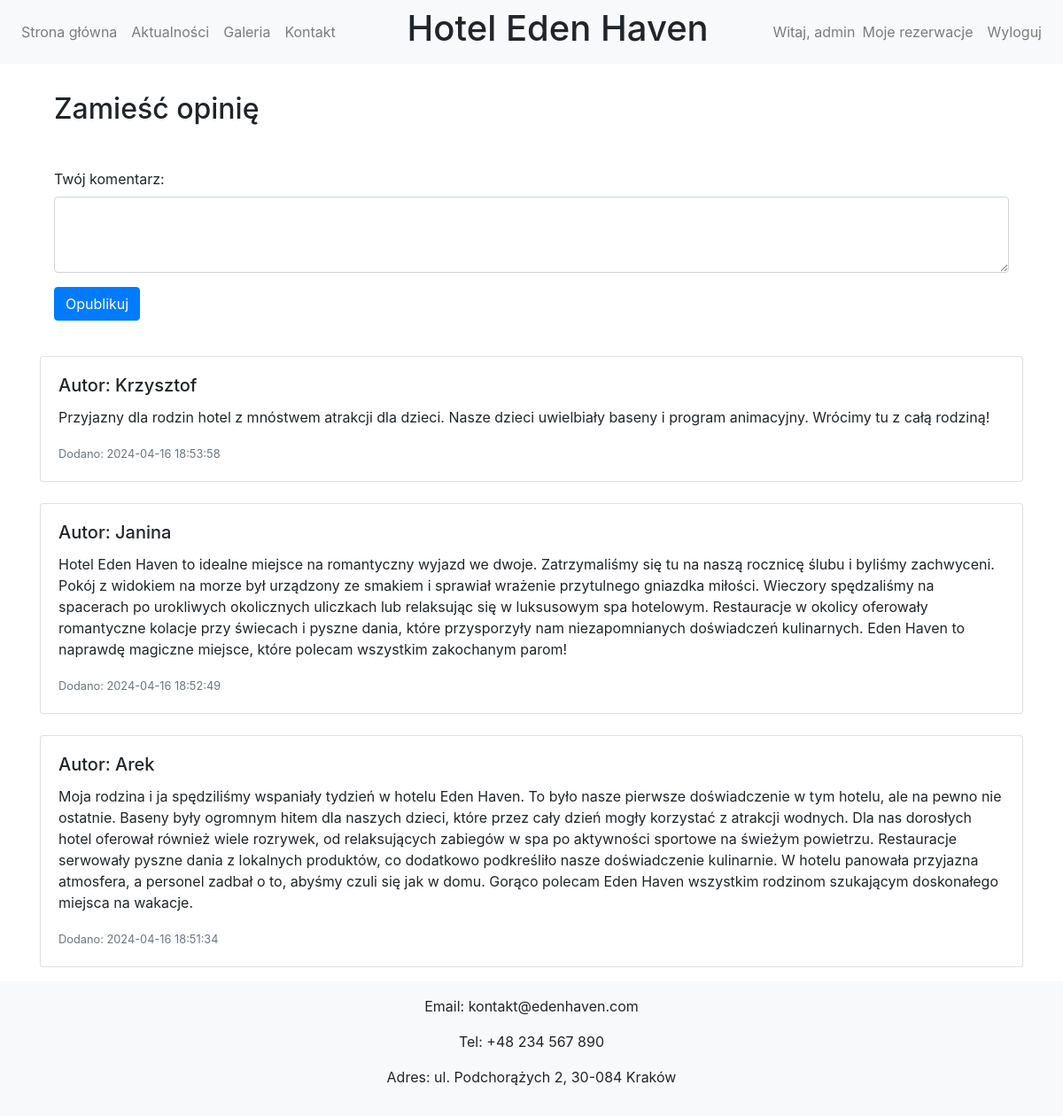
The app's page /opinions.php (signed in) with its own data.
### tables this page shows
CREATE TABLE `comments` (
  `comment_id` int(11) NOT NULL,
  `comment` text NOT NULL,
  `user_id` int(11) NOT NULL,
  `date` datetime NOT NULL
);

CREATE TABLE `users` (
  `user_id` int(11) NOT NULL,
  `username` text NOT NULL,
  `password` text NOT NULL,
  `email` text NOT NULL,
  `admin` int(11) NOT NULL
);

### opinions.php (the view, shortened to what this page needs)
<!DOCTYPE html>
<html lang="pl">
<head>
    <link rel="stylesheet" href="https://stackpath.bootstrapcdn.com/bootstrap/4.5.0/css/bootstrap.min.css">
    <link rel="stylesheet" href="style.css">
</head>
<body>
    <?php
    require 'connect.php';
    ?>
    <header>
        <nav class="navbar navbar-expand-lg navbar-light bg-light">
            <ul class="navbar-nav mr-auto">
                <li class="nav-item"><a class="nav-link" href="index.php">Strona główna</a></li>
                <li class="nav-item"><a class="nav-link" href="news.php">Aktualności</a></li>
                <li class="nav-item"><a class="nav-link" href="gallery.php">Galeria</a></li>
                <li class="nav-item"><a class="nav-link" href="#contact">Kontakt</a></li>
            </ul>
            <h1 class="text-center">Hotel Eden Haven</h1>
            <div class="navbar-nav ml-auto">
                <?php
                if (isset($_SESSION['username'])) {
                    echo '<span class="navbar-text">Witaj, ' . $_SESSION['username'] . '</span>';
                    echo '<a class="nav-item nav-link" href="my_reservations.php">Moje rezerwacje</a>';
                    echo '<a class="nav-item nav-link" href="logout.php">Wyloguj</a>';
                } else {
                    echo '<a class="nav-item nav-link" href="register.php">Rejestracja</a>';
                    echo '<a class="nav-item nav-link" href="login.php">Logowanie</a>';
                }
                ?>
            </div>
        </nav>
    </header>
    <main class="container mt-3">
        <?php
        if (isset($_SESSION['username'])) {
            echo '
    <div class="p-3">
        <h2>Zamieść opinię</h2>
        <form action="opinions.php" method="post" class="mt-5">
            <div class="form-group">
                <label for="comment">Twój komentarz:</label>
                <textarea id="comment" name="comment" class="form-control" rows="3" required></textarea>
            </div>
            <input type="hidden" name="user_id" value="' . $_SESSION['user_id'] . '">
            <input type="submit" value="Opublikuj" class="btn btn-primary">
        </form>
    </div>
    ';
        } else {
            echo '<p class="p-3">Proszę się <a href="login.php">zalogować</a> aby umieścić opinię</p>';
        }
        ?>
        <?php
        $stmt = $pdo->query('SELECT comments.comment, users.username, comments.date, comments.comment_id FROM comments JOIN users ON comments.user_id = users.user_id ORDER BY comments.date DESC');
        while ($row = $stmt->fetch()) {
            echo '<div class="card mt-4">';
            echo '<div class="card-body">';
            echo '<h5 class="card-title">Autor: ' . htmlspecialchars($row['username']) . '</h5>';
            echo '<p class="card-text">' . htmlspecialchars($row['comment']) . '</p>';
            echo '<p class="card-text"><small class="text-muted">Dodano: ' . htmlspecialchars($row['date']) . '</small></p>';
            echo '</div>';
            echo '</div>';
        }
        ?>
    </main>
    <footer id="contact" class="footer py-3 mt-3 bg-light">
        <div class="container text-center">
            <p>Email: kontakt@edenhaven.com</p>
            <p>Tel: +48 234 567 890</p>
            <p>Adres: ul. Podchorążych 2, 30-084 Kraków</p>
        </div>
    </footer>
</body>
</html>

### records on screen
comments: user.username "Krzysztof", comment "Przyjazny dla rodzin hotel z mnóstwem atrakcji dla dzieci. Nasze dzieci uwielbiały baseny i program animacyjny. Wrócimy tu z całą rodziną!", date "2024-04-16 18:53:58"
comments: user.username "Janina", comment "Hotel Eden Haven to idealne miejsce na romantyczny wyjazd we dwoje. Zatrzymaliśmy się tu na naszą rocznicę ślubu i byliśmy zachwyceni. Pokój z widokiem na morze był urządzony ze smakiem i sprawiał wrażenie przytulnego gniazdka miłości. Wieczory spędzaliśmy na spacerach po urokliwych okolicznych uliczkach lub relaksując się w luksusowym spa hotelowym. Restauracje w okolicy oferowały romantyczne kolacje przy świecach i pyszne dania, które przysporzyły nam niezapomnianych doświadczeń kulinarnych. Eden Haven to naprawdę magiczne miejsce, które polecam wszystkim zakochanym parom!", date "2024-04-16 18:52:49"
comments: user.username "Arek", comment "Moja rodzina i ja spędziliśmy wspaniały tydzień w hotelu Eden Haven. To było nasze pierwsze doświadczenie w tym hotelu, ale na pewno nie ostatnie. Baseny były ogromnym hitem dla naszych dzieci, które przez cały dzień mogły korzystać z atrakcji wodnych. Dla nas dorosłych hotel oferował również wiele rozrywek, od relaksujących zabiegów w spa po aktywności sportowe na świeżym powietrzu. Restauracje serwowały pyszne dania z lokalnych produktów, co dodatkowo podkreśliło nasze doświadczenie kulinarnie. W hotelu panowała przyjazna atmosfera, a personel zadbał o to, abyśmy czuli się jak w domu. Gorąco polecam Eden Haven wszystkim rodzinom szukającym doskonałego miejsca na wakacje.", date "2024-04-16 18:51:34"

### other values on screen
$_SESSION['username'] "admin"
